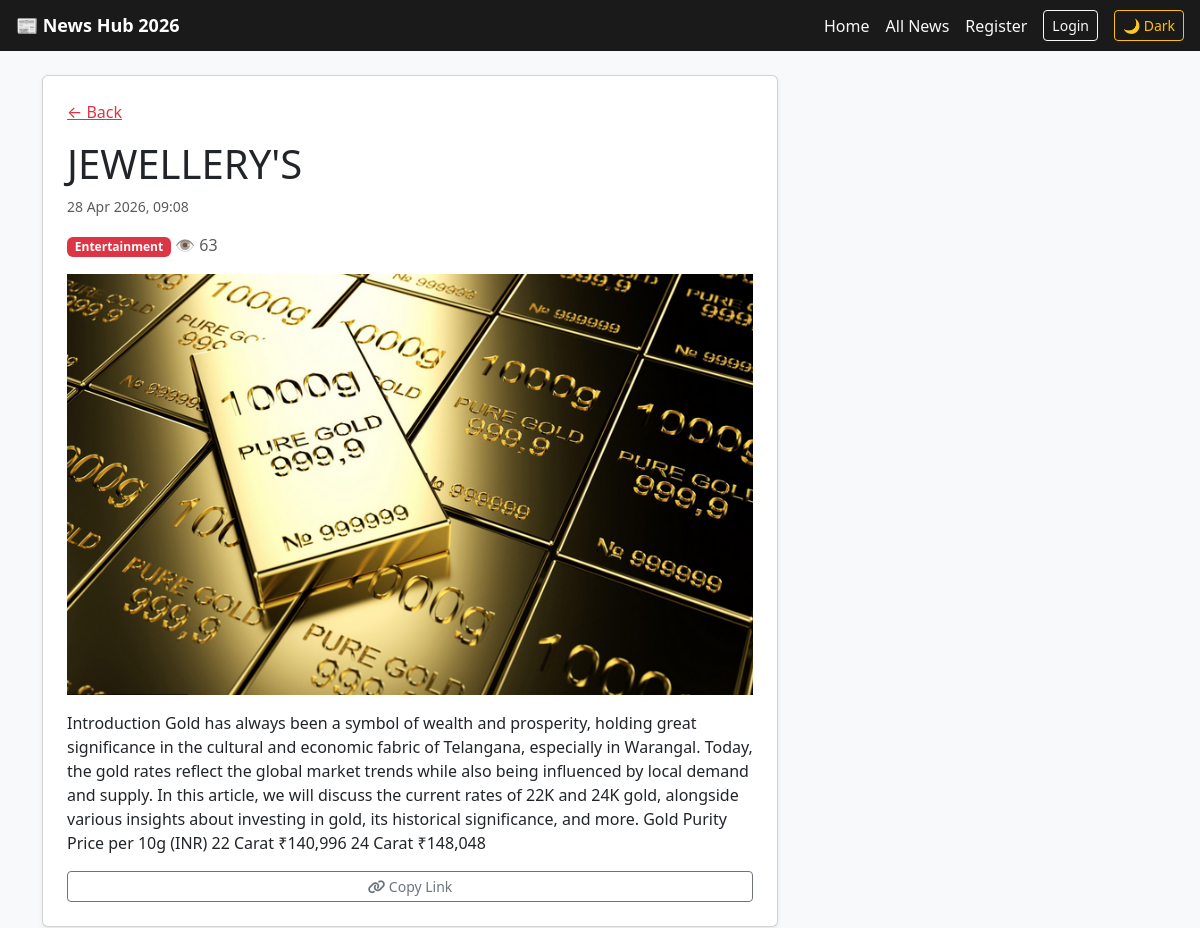
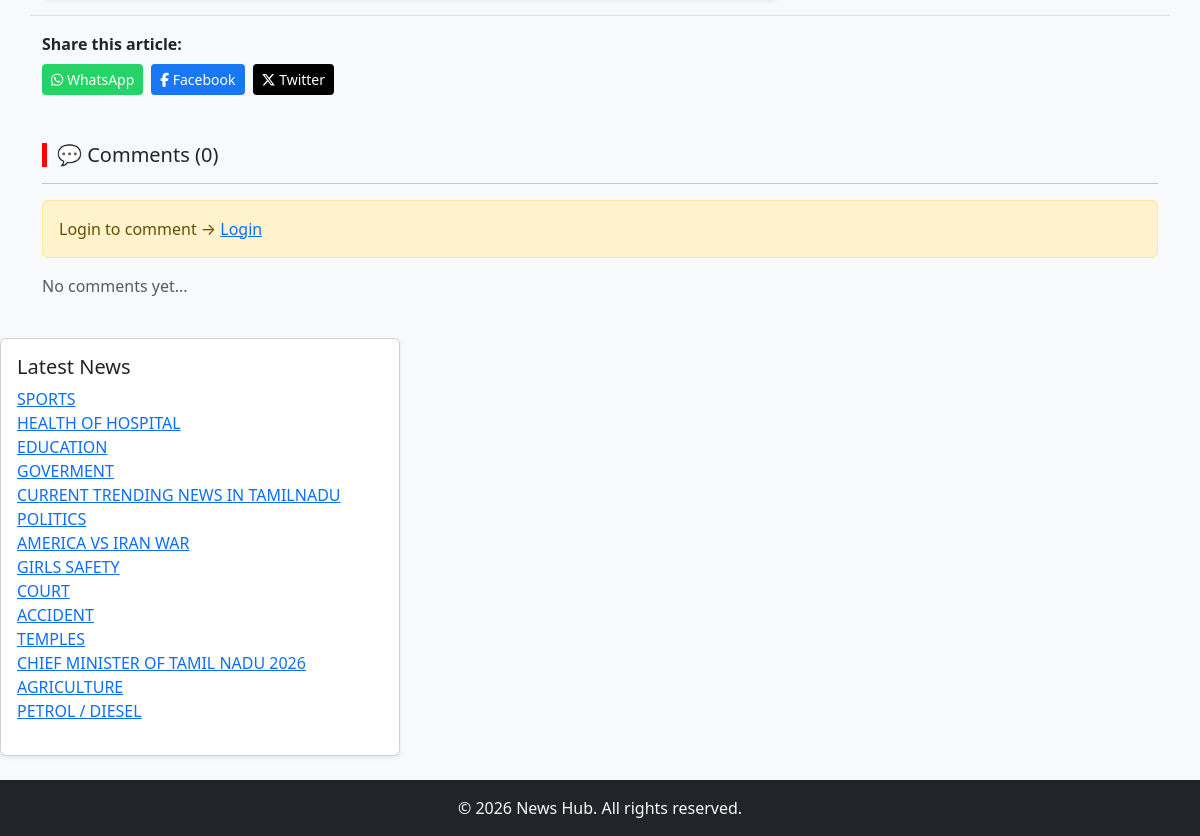
Screenshot of /post/3/ with the database file from the repository (2 pictures, top to bottom).
### blog/models.py (models this page shows, shortened)
class Post(models.Model):
    title = models.CharField(max_length=200)
    content = models.TextField()
    created_at = models.DateTimeField(auto_now_add=True)
    image = models.ImageField(upload_to='news/', blank=True, null=True)
    tag = models.CharField(max_length=200, null=True)
    category = models.ForeignKey(Category, on_delete=models.SET_NULL, null=True, blank=True)
    views = models.PositiveIntegerField(default=0)
    likes = models.ManyToManyField(User, related_name='liked_posts', blank=True)

class Category(models.Model):
    name = models.CharField(max_length=100)

### blog/views.py (the view, shortened to what this page needs)
# urls.py: path('post/<int:pk>/', views.detail, name='detail'),          # ✅ post_id → pk
def detail(request, pk):
    post = get_object_or_404(Post, pk=pk)
    post.views += 1
    post.save()
    if post.category:
        latest_posts = Post.objects.filter(
            category=post.category
        ).exclude(id=post.id)[:20]
    else:
        latest_posts = Post.objects.exclude(id=post.id)[:5]
    comments = post.comments.all().order_by('-created_at')
    liked_ids = []
    if request.user.is_authenticated:
        liked_ids = list(CommentLike.objects.filter(
            user=request.user,
            comment__post=post
        ).values_list('comment_id', flat=True))
    form = CommentForm()
    post_url = 'https://news-hub-jjaf.onrender.com/' + reverse('blog:detail', kwargs={'pk': pk})
    return render(request, 'blog/detail.html', {
        'post': post,
        'latest_posts': latest_posts,
        'comments': comments,
        'form': form,
        'current_url': post_url,
        'liked_ids': liked_ids,
    })

### templates/blog/detail.html (shortened to what this page needs)
{% extends 'blog/base.html' %}
{% load static %}
{% block content %}
<div class="container my-4">
    <div class="row">
        <div class="col-lg-8">
            <div class="card shadow-sm p-4">
                <a href="{% url 'blog:index' %}" class="text-danger mb-3">← Back</a>
                <h1>{{ post.title }}</h1>
                <p class="text-muted small">
                    {{ post.created_at|date:"d M Y, H:i" }}
                </p>
                <div class="mb-3">
                    {% if post.category %}
                        <span class="badge bg-danger">{{ post.category.name }}</span>
                    {% endif %}
                    <span class="text-muted">👁 {{ post.views }}</span>
                </div>
                {% if post.image %}
                    <img src="{{ post.image.url }}" class="img-fluid mb-3">
                {% endif %}
                <p>{{ post.content }}</p>
                <button onclick="copyLink()" class="btn btn-sm btn-outline-secondary">
                    <i class="fas fa-link"></i> Copy Link
                </button>
            </div>
        </div>
                <div class="mt-3 border-top pt-3">
                    <p class="fw-bold mb-2">Share this article:</p>
                    <div class="d-flex gap-2 flex-wrap">
                        <a href="#" onclick="shareWhatsApp(); return false;"
                           class="btn btn-sm text-white"
                           style="background-color: #25D366;">
                            <i class="fab fa-whatsapp"></i> WhatsApp
                        </a>
                        <a href="https://www.facebook.com/sharer/sharer.php?u={{ current_url|urlencode }}"
                           target="_blank" class="btn btn-sm text-white"
                           style="background-color: #1877F2;">
                            <i class="fab fa-facebook-f"></i> Facebook
                        </a>
                        <a href="https://twitter.com/intent/tweet?text={{ post.title|urlencode }}&url={{ current_url|urlencode }}"
                           target="_blank" class="btn btn-sm text-white"
                           style="background-color: #000000;">
                            <i class="fab fa-x-twitter"></i> Twitter
                        </a>
                    </div>
                </div>
                <div class="mt-5">
                    <h5 style="border-left:5px solid red; padding-left:10px;">
                        💬 Comments ({{ comments|length }})
                    </h5>
                    <hr>
                    {% if user.is_authenticated %}
                    <form method="POST">
                        {% csrf_token %}
                        {{ form.content.errors }}
                        {{ form.content }}
                        <br>
                        <button class="btn btn-danger btn-sm mt-2">Post Comment</button>
                    </form>
                    {% else %}
                    <div class="alert alert-warning">
                        Login to comment →
                        <a href="{% url 'blog:login' %}">Login</a>
                    </div>
                    {% endif %}
                    {% for comment in comments %}
                    <div class="card mt-3">
                        <div class="card-body">
                            <strong>{{ comment.user.username }}</strong>
                            <small class="text-muted float-end">
                                {{ comment.created_at|date:"d M Y, H:i" }}
                            </small>
                            <p class="mt-2">{{ comment.content }}</p>
                            <a href="{% url 'blog:like_comment' comment.id %}"
                               class="btn btn-sm {% if comment.id in liked_ids %}btn-danger{% else %}btn-outline-danger{% endif %}">
                                ❤️ {{ comment.likes.count }}
                            </a>
                            <a href="https://wa.me/?text={{ comment.content }}%0A%0ARead more: {{ current_url }}"
                               target="_blank"
                               class="btn btn-sm text-white ms-1"
                               style="background-color: #25D366;">
                                <i class="fab fa-whatsapp"></i>
                            </a>
                        </div>
                    </div>
                    {% empty %}
                    <p class="text-muted mt-3">No comments yet...</p>
                    {% endfor %}
                </div>
            </div>
        </div>
        <div class="col-lg-4">
            <div class="card shadow-sm mt-3">
                <div class="card-body">
                    <h5>Latest News</h5>
                    <ul class="list-unstyled">
                        {% for p in latest_posts %}
                        <li>
                            <a href="{% url 'blog:detail' p.id %}">{{ p.title }}</a>
                        </li>
                        {% endfor %}
                    </ul>
                </div>
            </div>
        </div>
{% endblock %}

### blog/static/blog/style.css (style rules this page uses)
body { background-color: #cccccc; }

### rows the page displays
Post: title "JEWELLERY'S", created_at "28 Apr 2026, 09:08", category.name "Entertainment", views "63", image (picture), content "Introduction Gold has always been a symbol of wealth and prosperity, holding great significance in the cultural and economic fabric of Telangana, especially in Warangal. Today, the gold rates reflect the global market trends while also being influenced by local demand and supply. In this article, we will discuss the current rates of 22K and 24K gold, alongside various insights about investing in gold, its historical significance, and more. Gold Purity Price per 10g (INR) 22 Carat ₹140,996 24 Carat ₹148,048"
Post: title "SPORTS"
Post: title "HEALTH OF HOSPITAL"
Post: title "EDUCATION"
Post: title "GOVERMENT"
Post: title "CURRENT TRENDING NEWS IN TAMILNADU"
Post: title "POLITICS"
Post: title "AMERICA VS IRAN WAR"
Post: title "GIRLS SAFETY"
Post: title "COURT"
Post: title "ACCIDENT"
Post: title "TEMPLES"
Post: title "CHIEF MINISTER OF TAMIL NADU 2026"
Post: title "AGRICULTURE"
Post: title "PETROL / DIESEL"

### other values shown
{{ comments|length }} "0"
